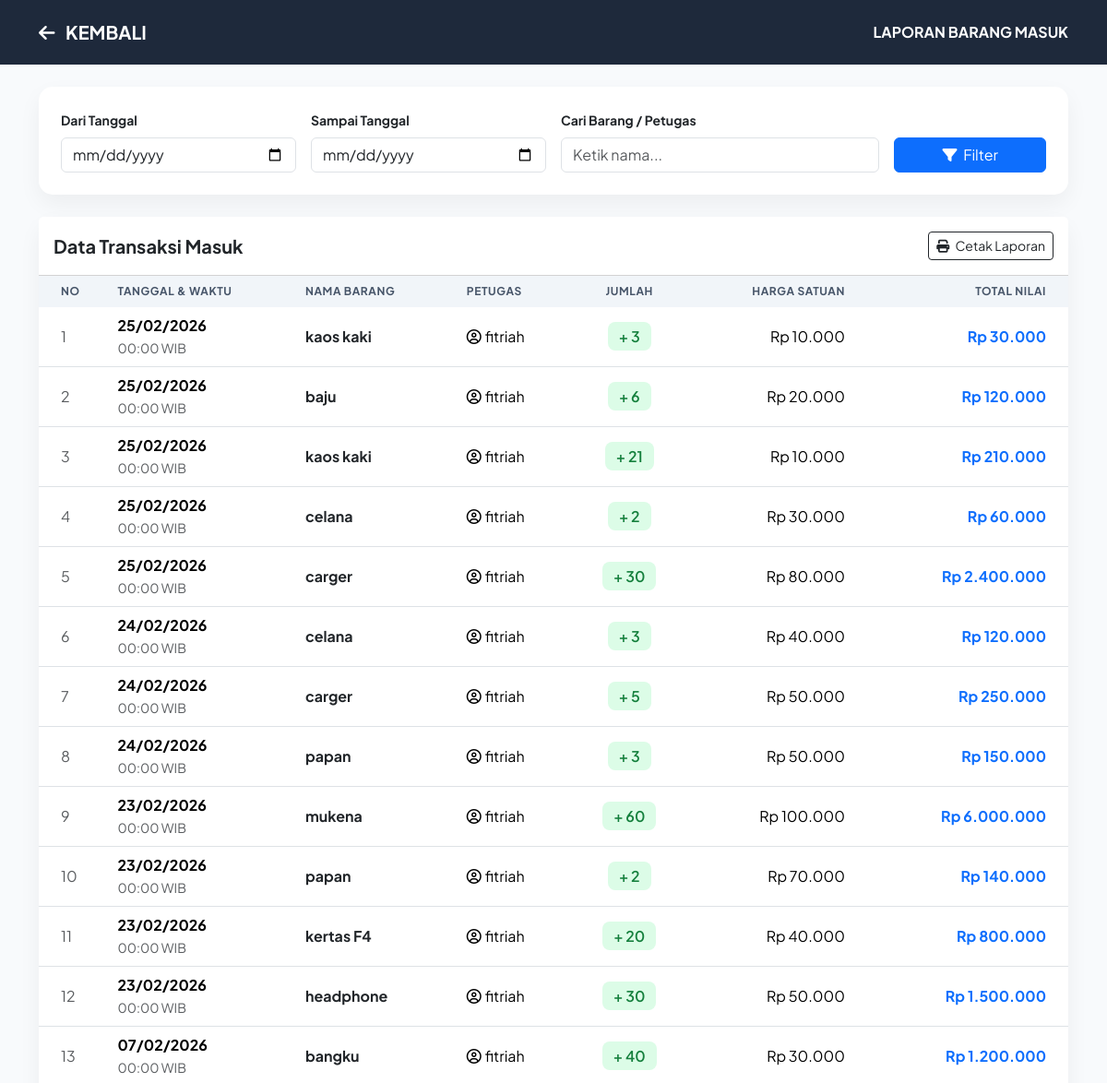
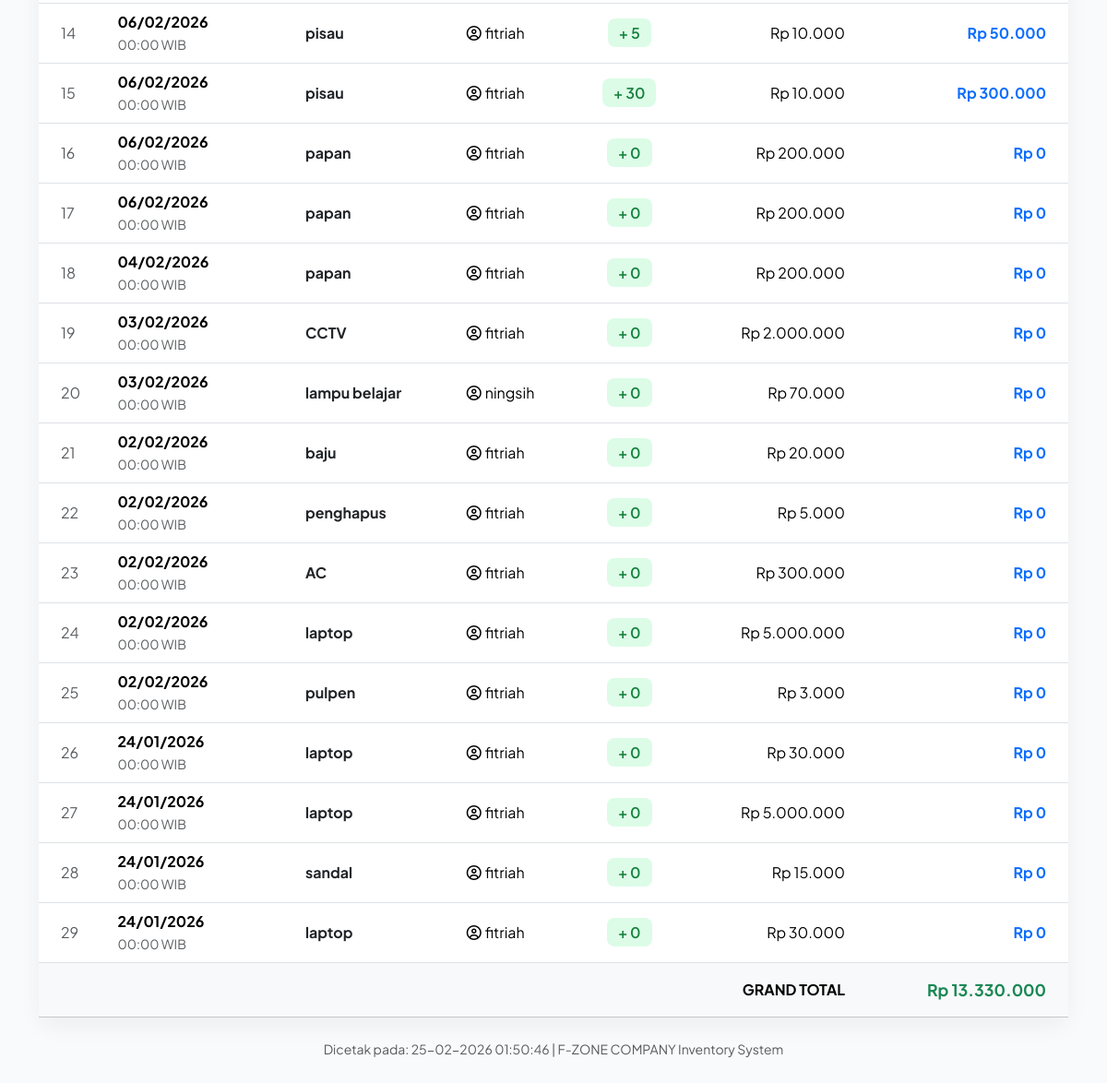
Page /fzone_team/laporan_masuk.php (signed in) on the committed database (2 pictures, top to bottom).
### tables this page shows
CREATE TABLE `transaksi` (
  `id_transaksi` int NOT NULL,
  `id_user` int NOT NULL,
  `id_barang` int NOT NULL,
  `tanggal_transaksi` date NOT NULL,
  `status` enum('keluar','masuk') NOT NULL,
  `jumlah` int NOT NULL
);

CREATE TABLE `barang` (
  `id_barang` int NOT NULL,
  `nama` varchar(200) DEFAULT NULL,
  `stok` int DEFAULT NULL,
  `harga` int DEFAULT NULL,
  `stok_baik` int DEFAULT '0',
  `stok_rusak` int DEFAULT '0'
);

CREATE TABLE `users` (
  `id_user` int NOT NULL,
  `username` varchar(20) DEFAULT NULL,
  `gmail` varchar(50) DEFAULT NULL,
  `password` varchar(50) DEFAULT NULL,
  `role` enum('admin','petugas') NOT NULL
);

### fzone_team/laporan_masuk.php (the view, shortened to what this page needs)
<?php
include 'conn.php';
$start_date = $_GET['start_date'] ?? '';
$end_date = $_GET['end_date'] ?? '';
$search = $_GET['search'] ?? '';
$querySql = "SELECT t.*, b.nama, b.harga, u.username
             FROM transaksi t
             JOIN barang b ON t.id_barang = b.id_barang
             JOIN users u ON t.id_user = u.id_user
             WHERE t.status = 'masuk'";
$querySql .= " ORDER BY t.id_transaksi DESC";
$result = $conn->query($querySql);
?>
<!DOCTYPE html>
<html lang="id">
<head>
    <link rel="stylesheet" href="https://cdn.jsdelivr.net/npm/bootstrap@5.3.3/dist/css/bootstrap.min.css">
    <link rel="stylesheet" href="https://cdnjs.cloudflare.com/ajax/libs/font-awesome/6.5.0/css/all.min.css">
</head>
<body>
    <nav class="navbar navbar-dark navbar-custom no-print mb-4">
        <div class="container">
            <a class="navbar-brand fw-bold" href="transaksi_masuk.php">
                <i class="fas fa-arrow-left me-2"></i> KEMBALI
            </a>
            <span class="navbar-text text-white fw-bold">LAPORAN BARANG MASUK</span>
        </div>
    </nav>
    <div class="container mb-5">
        <div class="card p-4 mb-4 no-print">
            <form method="GET" class="row g-3">
                <div class="col-md-3">
                    <label class="form-label small fw-bold">Dari Tanggal</label>
                    <input type="date" name="start_date" class="form-control" value="<?= $start_date ?>">
                </div>
                <div class="col-md-3">
                    <label class="form-label small fw-bold">Sampai Tanggal</label>
                    <input type="date" name="end_date" class="form-control" value="<?= $end_date ?>">
                </div>
                <div class="col-md-4">
                    <label class="form-label small fw-bold">Cari Barang / Petugas</label>
                    <input type="text" name="search" class="form-control" placeholder="Ketik nama..." value="<?= $search ?>">
                </div>
                <div class="col-md-2 d-flex align-items-end">
                    <button type="submit" class="btn btn-primary w-100"><i class="fas fa-filter me-1"></i> Filter</button>
                </div>
            </form>
        </div>
        <div class="card">
            <div class="card-header bg-white py-3 d-flex justify-content-between align-items-center">
                <h5 class="mb-0 fw-bold text-dark">Data Transaksi Masuk</h5>
                <button onclick="window.print()" class="btn btn-outline-dark btn-sm no-print">
                    <i class="fas fa-print me-1"></i> Cetak Laporan
                </button>
            </div>
            <div class="card-body p-0">
                <div class="table-responsive">
                    <table class="table table-hover align-middle mb-0">
                        <thead>
                            <tr>
                                <th class="ps-4">No</th>
                                <th>Tanggal & Waktu</th>
                                <th>Nama Barang</th>
                                <th>Petugas</th>
                                <th class="text-center">Jumlah</th>
                                <th class="text-end">Harga Satuan</th>
                                <th class="text-end pe-4">Total Nilai</th>
                            </tr>
                        </thead>
                        <tbody>
                            <?php
                            $no = 1;
                            $grand_total = 0;
                            if ($result->num_rows > 0):
                                while ($row = $result->fetch_assoc()):
                                    $total_baris = $row['harga'] * $row['jumlah'];
                                    $grand_total += $total_baris;
                            ?>
                                    <tr>
                                        <td class="ps-4 text-muted"><?= $no++ ?></td>
                                        <td>
                                            <div class="fw-bold"><?= date('d/m/Y', strtotime($row['tanggal_transaksi'])) ?></div>
                                            <small class="text-muted"><?= date('H:i', strtotime($row['tanggal_transaksi'])) ?> WIB</small>
                                        </td>
                                        <td><span class="fw-bold text-dark"><?= $row['nama'] ?></span></td>
                                        <td><i class="far fa-user-circle me-1"></i><?= $row['username'] ?></td>
                                        <td class="text-center">
                                            <span class="badge-qty">+ <?= $row['jumlah'] ?></span>
                                        </td>
                                        <td class="text-end">Rp <?= number_format($row['harga'], 0, ',', '.') ?></td>
                                        <td class="text-end pe-4 fw-bold text-primary">Rp <?= number_format($total_baris, 0, ',', '.') ?></td>
                                    </tr>
                                <?php endwhile; ?>
                                <tr class="table-light">
                                    <td colspan="6" class="text-end fw-bold py-3">GRAND TOTAL</td>
                                    <td class="text-end pe-4 fw-bold text-success py-3" style="font-size: 1.1rem;">
                                        Rp <?= number_format($grand_total, 0, ',', '.') ?>
                                    </td>
                                </tr>
                            <?php else: ?>
                                <tr>
                                    <td colspan="7" class="text-center py-5 text-muted">Data tidak ditemukan.</td>
                                </tr>
                            <?php endif; ?>
                        </tbody>
                    </table>
                </div>
            </div>
        </div>
        <div class="mt-4 text-center text-muted small">
            <p>Dicetak pada: <?= date('d-m-Y H:i:s') ?> | F-ZONE COMPANY Inventory System</p>
        </div>
    </div>
</body>
</html>

### fzone_team/laporan_masuk.php (style rules this page uses)
body { background-color: #f8fafc; font-family: 'Plus Jakarta Sans', sans-serif; }
.navbar-custom { background: #1e293b; padding: 15px 0; }
.card { border: none; border-radius: 15px; box-shadow: 0 10px 25px rgba(0, 0, 0, 0.05); }
.table thead th { background-color: #f1f5f9; color: #475569; font-weight: 700; text-transform: uppercase; font-size: 0.75rem; letter-spacing: 0.05em; border: none; }
.badge-qty { background-color: #dcfce7; color: #15803d; font-weight: 600; padding: 5px 12px; border-radius: 8px; }

### rows in the picture
transaksi: tanggal_transaksi "25/02/2026", tanggal_transaksi "00:00", id_barang.nama "kaos kaki", id_user.username "fitriah", jumlah "3", id_barang.harga "10.000", total_baris "30.000"
transaksi: tanggal_transaksi "25/02/2026", tanggal_transaksi "00:00", id_barang.nama "baju", id_user.username "fitriah", jumlah "6", id_barang.harga "20.000", total_baris "120.000"
transaksi: tanggal_transaksi "25/02/2026", tanggal_transaksi "00:00", id_barang.nama "kaos kaki", id_user.username "fitriah", jumlah "21", id_barang.harga "10.000", total_baris "210.000"
transaksi: tanggal_transaksi "25/02/2026", tanggal_transaksi "00:00", id_barang.nama "celana", id_user.username "fitriah", jumlah "2", id_barang.harga "30.000", total_baris "60.000"
transaksi: tanggal_transaksi "25/02/2026", tanggal_transaksi "00:00", id_barang.nama "carger", id_user.username "fitriah", jumlah "30", id_barang.harga "80.000", total_baris "2.400.000"
transaksi: tanggal_transaksi "24/02/2026", tanggal_transaksi "00:00", id_barang.nama "celana", id_user.username "fitriah", jumlah "3", id_barang.harga "40.000", total_baris "120.000"
transaksi: tanggal_transaksi "24/02/2026", tanggal_transaksi "00:00", id_barang.nama "carger", id_user.username "fitriah", jumlah "5", id_barang.harga "50.000", total_baris "250.000"
transaksi: tanggal_transaksi "24/02/2026", tanggal_transaksi "00:00", id_barang.nama "papan", id_user.username "fitriah", jumlah "3", id_barang.harga "50.000", total_baris "150.000"
transaksi: tanggal_transaksi "23/02/2026", tanggal_transaksi "00:00", id_barang.nama "mukena", id_user.username "fitriah", jumlah "60", id_barang.harga "100.000", total_baris "6.000.000"
transaksi: tanggal_transaksi "23/02/2026", tanggal_transaksi "00:00", id_barang.nama "papan", id_user.username "fitriah", jumlah "2", id_barang.harga "70.000", total_baris "140.000"
transaksi: tanggal_transaksi "23/02/2026", tanggal_transaksi "00:00", id_barang.nama "kertas F4", id_user.username "fitriah", jumlah "20", id_barang.harga "40.000", total_baris "800.000"
transaksi: tanggal_transaksi "23/02/2026", tanggal_transaksi "00:00", id_barang.nama "headphone", id_user.username "fitriah", jumlah "30", id_barang.harga "50.000", total_baris "1.500.000"
transaksi: tanggal_transaksi "07/02/2026", tanggal_transaksi "00:00", id_barang.nama "bangku", id_user.username "fitriah", jumlah "40", id_barang.harga "30.000", total_baris "1.200.000"
transaksi: tanggal_transaksi "06/02/2026", tanggal_transaksi "00:00", id_barang.nama "pisau", id_user.username "fitriah", jumlah "5", id_barang.harga "10.000", total_baris "50.000"
transaksi: tanggal_transaksi "06/02/2026", tanggal_transaksi "00:00", id_barang.nama "pisau", id_user.username "fitriah", jumlah "30", id_barang.harga "10.000", total_baris "300.000"
transaksi: tanggal_transaksi "06/02/2026", tanggal_transaksi "00:00", id_barang.nama "papan", id_user.username "fitriah", jumlah "0", id_barang.harga "200.000"
transaksi: tanggal_transaksi "06/02/2026", tanggal_transaksi "00:00", id_barang.nama "papan", id_user.username "fitriah", jumlah "0", id_barang.harga "200.000"
transaksi: tanggal_transaksi "04/02/2026", tanggal_transaksi "00:00", id_barang.nama "papan", id_user.username "fitriah", jumlah "0", id_barang.harga "200.000"
transaksi: tanggal_transaksi "03/02/2026", tanggal_transaksi "00:00", id_barang.nama "CCTV", id_user.username "fitriah", jumlah "0", id_barang.harga "2.000.000"
transaksi: tanggal_transaksi "03/02/2026", tanggal_transaksi "00:00", id_barang.nama "lampu belajar", id_user.username "ningsih", jumlah "0", id_barang.harga "70.000"
transaksi: tanggal_transaksi "02/02/2026", tanggal_transaksi "00:00", id_barang.nama "baju", id_user.username "fitriah", jumlah "0", id_barang.harga "20.000"
transaksi: tanggal_transaksi "02/02/2026", tanggal_transaksi "00:00", id_barang.nama "penghapus", id_user.username "fitriah", jumlah "0", id_barang.harga "5.000"
transaksi: tanggal_transaksi "02/02/2026", tanggal_transaksi "00:00", id_barang.nama "AC", id_user.username "fitriah", jumlah "0", id_barang.harga "300.000"
transaksi: tanggal_transaksi "02/02/2026", tanggal_transaksi "00:00", id_barang.nama "laptop", id_user.username "fitriah", jumlah "0", id_barang.harga "5.000.000"
transaksi: tanggal_transaksi "02/02/2026", tanggal_transaksi "00:00", id_barang.nama "pulpen", id_user.username "fitriah", jumlah "0", id_barang.harga "3.000"
transaksi: tanggal_transaksi "24/01/2026", tanggal_transaksi "00:00", id_barang.nama "laptop", id_user.username "fitriah", jumlah "0", id_barang.harga "30.000"
transaksi: tanggal_transaksi "24/01/2026", tanggal_transaksi "00:00", id_barang.nama "laptop", id_user.username "fitriah", jumlah "0", id_barang.harga "5.000.000"
transaksi: tanggal_transaksi "24/01/2026", tanggal_transaksi "00:00", id_barang.nama "sandal", id_user.username "fitriah", jumlah "0", id_barang.harga "15.000"
transaksi: tanggal_transaksi "24/01/2026", tanggal_transaksi "00:00", id_barang.nama "laptop", id_user.username "fitriah", jumlah "0", id_barang.harga "30.000"

### other values in the picture
$grand_total "13.330.000"
